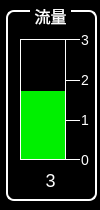
<?xml version="1.0" encoding="UTF-8"?>
<ui version="4.0">
 <class>CtrlFlowDiagram</class>
 <widget class="QWidget" name="CtrlFlowDiagram">
  <property name="geometry">
   <rect>
    <x>0</x>
    <y>0</y>
    <width>100</width>
    <height>210</height>
   </rect>
  </property>
  <property name="windowTitle">
   <string>Form</string>
  </property>
  <property name="styleSheet">
   <string notr="true">QWidget
{
	background-color: black;
}
QLabel
{
    color:white;
    font:16px
}</string>
  </property>
  <widget class="QLabel" name="label">
   <property name="geometry">
    <rect>
     <x>6</x>
     <y>10</y>
     <width>91</width>
     <height>191</height>
    </rect>
   </property>
   <property name="styleSheet">
    <string notr="true">border:2px solid white;
border-radius:8px;</string>
   </property>
   <property name="text">
    <string/>
   </property>
  </widget>
  <widget class="QLabel" name="label_2">
   <property name="geometry">
    <rect>
     <x>30</x>
     <y>0</y>
     <width>41</width>
     <height>31</height>
    </rect>
   </property>
   <property name="styleSheet">
    <string notr="true">border:1px solid transparent;</string>
   </property>
   <property name="text">
    <string>流量</string>
   </property>
   <property name="alignment">
    <set>Qt::AlignCenter</set>
   </property>
  </widget>
  <widget class="QLabel" name="LBLBackground">
   <property name="geometry">
    <rect>
     <x>20</x>
     <y>39</y>
     <width>46</width>
     <height>121</height>
    </rect>
   </property>
   <property name="styleSheet">
    <string notr="true">background-color:rgb(0,240,0);border:1px solid white;</string>
   </property>
   <property name="text">
    <string/>
   </property>
   <property name="alignment">
    <set>Qt::AlignCenter</set>
   </property>
  </widget>
  <widget class="QLabel" name="LBLValueRect">
   <property name="geometry">
    <rect>
     <x>21</x>
     <y>40</y>
     <width>44</width>
     <height>51</height>
    </rect>
   </property>
   <property name="styleSheet">
    <string notr="true">border:1px solid transparent;</string>
   </property>
   <property name="text">
    <string/>
   </property>
   <property name="alignment">
    <set>Qt::AlignCenter</set>
   </property>
  </widget>
  <widget class="QLabel" name="L1_32">
   <property name="geometry">
    <rect>
     <x>65</x>
     <y>39</y>
     <width>15</width>
     <height>1</height>
    </rect>
   </property>
   <property name="styleSheet">
    <string notr="true">border:1px solid white;</string>
   </property>
   <property name="text">
    <string/>
   </property>
   <property name="alignment">
    <set>Qt::AlignCenter</set>
   </property>
  </widget>
  <widget class="QLabel" name="label_8">
   <property name="geometry">
    <rect>
     <x>80</x>
     <y>30</y>
     <width>10</width>
     <height>20</height>
    </rect>
   </property>
   <property name="styleSheet">
    <string notr="true">border:1px solid transparent;font:14px;color:white</string>
   </property>
   <property name="text">
    <string>3</string>
   </property>
   <property name="alignment">
    <set>Qt::AlignCenter</set>
   </property>
  </widget>
  <widget class="QLabel" name="L1_33">
   <property name="geometry">
    <rect>
     <x>65</x>
     <y>159</y>
     <width>15</width>
     <height>1</height>
    </rect>
   </property>
   <property name="styleSheet">
    <string notr="true">border:1px solid white;</string>
   </property>
   <property name="text">
    <string/>
   </property>
   <property name="alignment">
    <set>Qt::AlignCenter</set>
   </property>
  </widget>
  <widget class="QLabel" name="label_9">
   <property name="geometry">
    <rect>
     <x>80</x>
     <y>150</y>
     <width>10</width>
     <height>20</height>
    </rect>
   </property>
   <property name="styleSheet">
    <string notr="true">border:1px solid transparent;font:14px;color:white</string>
   </property>
   <property name="text">
    <string>0</string>
   </property>
   <property name="alignment">
    <set>Qt::AlignCenter</set>
   </property>
  </widget>
  <widget class="QLabel" name="L1_34">
   <property name="geometry">
    <rect>
     <x>65</x>
     <y>80</y>
     <width>15</width>
     <height>1</height>
    </rect>
   </property>
   <property name="styleSheet">
    <string notr="true">border:1px solid white;</string>
   </property>
   <property name="text">
    <string/>
   </property>
   <property name="alignment">
    <set>Qt::AlignCenter</set>
   </property>
  </widget>
  <widget class="QLabel" name="L1_35">
   <property name="geometry">
    <rect>
     <x>65</x>
     <y>120</y>
     <width>15</width>
     <height>1</height>
    </rect>
   </property>
   <property name="styleSheet">
    <string notr="true">border:1px solid white;</string>
   </property>
   <property name="text">
    <string/>
   </property>
   <property name="alignment">
    <set>Qt::AlignCenter</set>
   </property>
  </widget>
  <widget class="QLabel" name="label_10">
   <property name="geometry">
    <rect>
     <x>80</x>
     <y>70</y>
     <width>10</width>
     <height>20</height>
    </rect>
   </property>
   <property name="styleSheet">
    <string notr="true">border:1px solid transparent;font:14px;color:white</string>
   </property>
   <property name="text">
    <string>2</string>
   </property>
   <property name="alignment">
    <set>Qt::AlignCenter</set>
   </property>
  </widget>
  <widget class="QLabel" name="label_11">
   <property name="geometry">
    <rect>
     <x>80</x>
     <y>110</y>
     <width>10</width>
     <height>20</height>
    </rect>
   </property>
   <property name="styleSheet">
    <string notr="true">border:1px solid transparent;font:14px;color:white</string>
   </property>
   <property name="text">
    <string>1</string>
   </property>
   <property name="alignment">
    <set>Qt::AlignCenter</set>
   </property>
  </widget>
  <widget class="QLabel" name="LBLValue">
   <property name="geometry">
    <rect>
     <x>20</x>
     <y>170</y>
     <width>61</width>
     <height>20</height>
    </rect>
   </property>
   <property name="styleSheet">
    <string notr="true">border:1px solid transparent;font:18px;color:white</string>
   </property>
   <property name="text">
    <string>3</string>
   </property>
   <property name="alignment">
    <set>Qt::AlignCenter</set>
   </property>
  </widget>
 </widget>
 <resources/>
 <connections/>
</ui>
